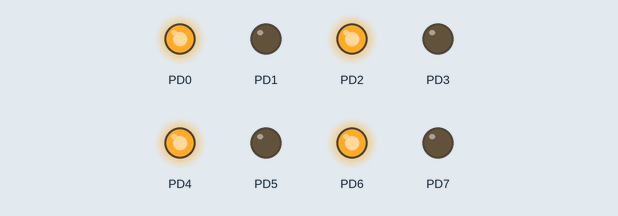
This program was run on a simulated ATmega32, built with avr-gcc and emulated at 8 MHz. Shown: output pins drawn as LEDs (lit = HIGH).

Above: at 0.2 s.
At 1.7 s:
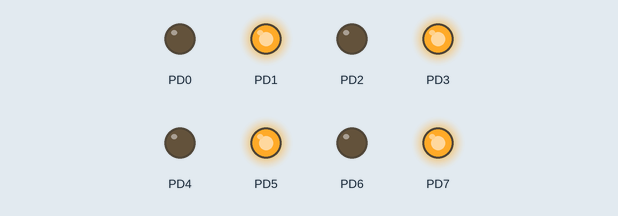
Timing chart, 0 to 3.0 s (numbered marks = the images above):
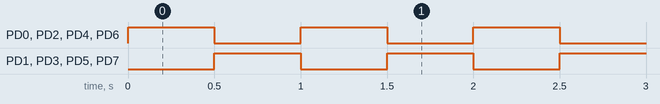

Measured:
- by itself, PD0–7: alternates HIGH for 0.50 s and LOW for 0.50 s

The program:

main.c
```c
/*
 * main.c
 *
 *  Created on: Aug 8, 2024
 *      Author: Mohamed Newir
 *      AVR USBASP CONNECTION TEST WITH VM RUNNING WINDOWS10 IN UBUNTU LINUX MACHINE
 *      كهارب الفرح هههه
 */
//#define F_CPU 12000000
#include <avr/io.h>
#include <util/delay.h>
void main(void){
	DDRD = 0xff;
	while(1){
		PORTD = 0b01010101;
		_delay_ms(500);
		PORTD = 0b10101010;
		_delay_ms(500);
	}
}
```
